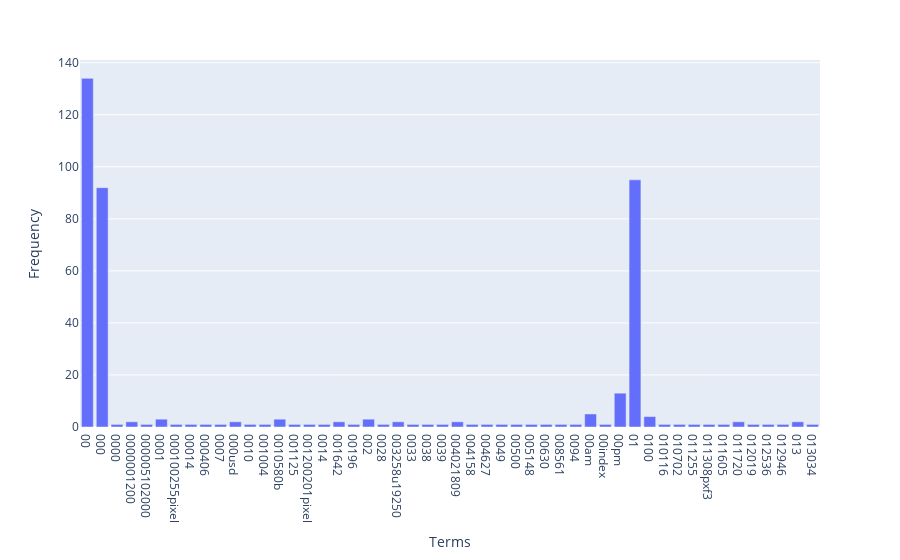

Notebook cell for this chart:
### Markdown cell above
### >>> **Exercise 13 (take home):** 
The chart above only contains 300 vocabulary in the documents, and it's already computationally intensive to both compute and visualize. Can you efficiently reduce the number of terms you want to visualize as an exercise.

### Code cell
# Answer here
df_data = pd.DataFrame({
    'Terms': count_vect.get_feature_names_out()[:50],
    'Frequency': term_frequencies[:50]
})

fig = px.bar(
    df_data,
    x='Terms',
    y='Frequency',
)

fig.show()

### Figure 1 — Plotly figure (JSON) as saved in the notebook; plotly's stock layout.template omitted (floating-point values rounded to 4 significant figures)
{"data": [{"hovertemplate": "Terms=%{x}<br>Frequency=%{y}<extra></extra>", "legendgroup": "", "marker": {"color": "#636efa", "pattern": {"shape": ""}}, "name": "", "orientation": "v", "showlegend": false, "textposition": "auto", "type": "bar", "x": ["00", "000", "0000", "0000001200", "000005102000", "0001", "000100255pixel", "00014", "000406", "0007", "000usd", "0010", "001004", "0010580b", "001125", "001200201pixel", "0014", "001642", "00196", "002", "0028", "003258u19250", "0033", "0038", "0039", "004021809", "004158", "004627", "0049", "00500", "005148", "00630", "008561", "0094", "00am", "00index", "00pm", "01", "0100", "010116", "010702", "011255", "011308pxf3", "011605", "011720", "012019", "012536", "012946", "013", "013034"], "xaxis": "x", "y": [134, 92, 1, 2, 1, 3, 1, 1, 1, 1, 2, 1, 1, 3, 1, 1, 1, 2, 1, 3, 1, 2, 1, 1, 1, 2, 1, 1, 1, 1, 1, 1, 1, 1, 5, 1, 13, 95, 4, 1, 1, 1, 1, 1, 2, 1, 1, 1, 2, 1], "yaxis": "y"}], "layout": {"barmode": "relative", "legend": {"tracegroupgap": 0}, "margin": {"t": 60}, "xaxis": {"anchor": "y", "domain": [0, 1], "title": {"text": "Terms"}}, "yaxis": {"anchor": "x", "domain": [0, 1], "title": {"text": "Frequency"}}}}
